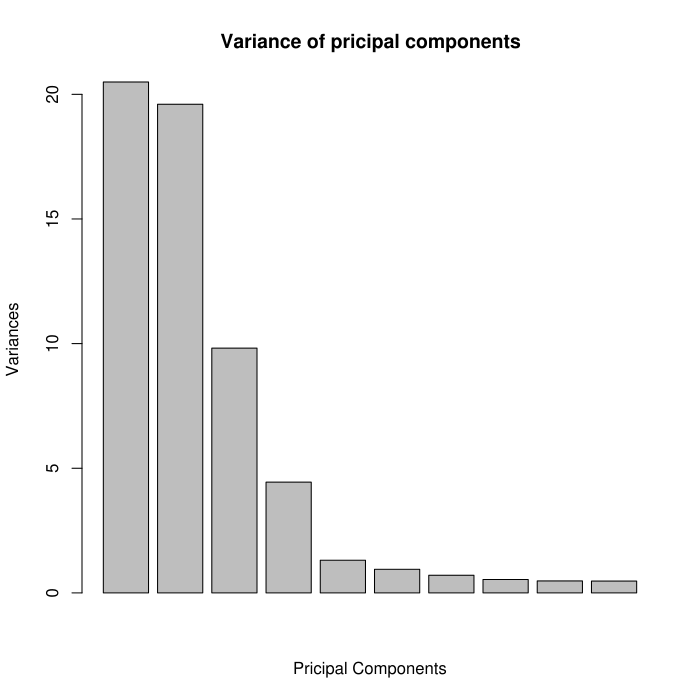

This figure's R source:
#!/usr/local/bin/Rscript --vanilla

# this script plots followings
# 1. PCA - variance
# 2. PCA - pc1/pc2 with vectors
# 3. PCA - pc1/pc2 without vectors
# 4. distance matrix
# 5. distance in 3D with respect to two ENVs

# lasted modifed 20080905

##############################################################################
########## READ DATA #########################################################
dist_table <- read.table("./64ESST.txt")
pca<-prcomp(dist_table, scale=TRUE);
summary(pca);
##############################################################################

#print out
#write.table(pca$sdev, file='pca.sdev.txt')
#write.table(pca$center, file='pca.center.txt')
#write.table(pca$scale, file='pca.scale.txt')
#write.table(pca$x, file='pca.x.txt')

##############################################################################
########## PLOT ##############################################################
#plot variances
plot(pca, main="Variance of pricipal components", xlab="Pricipal Components");
#draw PCA
biplot(pca, cex=0.6);
# pca in 2D
# plot PCA for 64 ENVs
plot(pca$x, main="PCA for 64 ENVs", type="n"); text(pca$x[,1], pca$x[,2], labels=rownames(pca$x), cex=0.7);
# append line at (0,0)
x<-c(0, 0);y<-c(min(pca$x[,2]), max(pca$x[,2]));lines(x,y,col="red", lty=2);
x<-c(min(pca$x[,1]),max(pca$x[,1],0));y<-c(0, 0);lines(x,y,col="red", lty=2);
# pca in 3D
#library(scatterplot3d)
pca3d<-scatterplot3d::scatterplot3d(x=pca$x[,1],y=pca$x[,2],z=pca$x[,3], type='n', xlab='PC1', ylab='PC2', zlab='PC3', main='PCA for 64 ENVs', col.grid="lightblue");
text(pca3d$xyz.convert(pca$x),  labels=rownames(pca$x), cex=0.6)
# draw a distance matrix
# as.matrix() converts data.frame to matrix where each row/colum is a named vector
x<-y<-(1:length(names(dist_table)));
image(x,y,as.matrix(dist_table), axes=FALSE,  main="Distance Matrix of 64 envrionments", xlab="Envrionments", ylab="Environments");
#label x-axis
axis(1, at=seq(1:length(names(dist_table))), labels=names(dist_table));
#label y-axis
axis(2, at=seq(1:length(names(dist_table))), labels=names(dist_table));
#others
#contour(as.matrix(dist_table), add=TRUE)
persp(as.matrix(dist_table))
##############################################################################


##############################################################################
################  COLOUR VECTOR (cv)  ########################################
# 1. By a proporstion of amino acids

num<- 64

#2. By solvent accessbility
#?charmatch
cv.sol<-vector()
for(i in grep('A', rownames(pca$x))) cv.sol[i]<-'blue'
for(i in grep('a', rownames(pca$x))) cv.sol[i]<-'red'

#2. By the class of secondary structure 
cv.ss<-vector()
for(i in grep('C', rownames(pca$x))) cv.ss[i]<-'green'
for(i in grep('E', rownames(pca$x))) cv.ss[i]<-'blue'
for(i in grep('H', rownames(pca$x))) cv.ss[i]<-'red'
for(i in grep('P', rownames(pca$x))) cv.ss[i]<-'black'

#3. By Hbonds (from side-chain)
#3.1 side chain to NH
cv.hb.n<-vector()
for(i in grep('N', rownames(pca$x))) cv.hb.n[i]<-'blue'
for(i in grep('n', rownames(pca$x))) cv.hb.n[i]<-'black'
#3.2 side chain to CO 
cv.hb.o<-vector()
for(i in grep('O', rownames(pca$x))) cv.hb.o[i]<-'red'
for(i in grep('o', rownames(pca$x))) cv.hb.o[i]<-'black'
#3.2 side chain to side-chain 
cv.hb.s<-vector()
for(i in grep('S', rownames(pca$x))) cv.hb.s[i]<-'green'
for(i in grep('s', rownames(pca$x))) cv.hb.s[i]<-'black'
#3.3 son vs non-son
cv.hb.son<-vector()
for(i in grep('son', rownames(pca$x))) cv.hb.son[i]<-'green'
for(i in setdiff(1:num, grep('son', rownames(pca$x)))) cv.hb.son[i]<-'black'
#3.4 "SON" "SOn" "SoN" "Son" "sON" "sOn" "soN" "son"
cv.hb<-vector()
hb.type<-c("SON"=1, "SOn"=2, "SoN"=3, "Son"=4, "sON"=5, "sOn"=6, "soN"=7, "son"=8)
for(i in names(hb.type)){
	for(j in grep(i, rownames(pca$x))) cv.hb[j]<-rainbow(length(hb.type))[hb.type[i]]
}
##############################################################################

#RGL (OpenGL)
#open3d()
library(rgl);

cv<-cv.prop;
cv<-cv.sol;
cv<-cv.ss;

cv<-cv.hb.n;
cv<-cv.hb.o;
cv<-cv.hb.s;
cv<-cv.hb.son;
cv<-cv.hb;

rgl::plot3d(pca$x, main='PCA for 64 ENV (distance matirx)', type='n'); text3d(pca$x, text=rownames(pca$x), cex=0.6, col=palette(cv)); bg3d("lightgray")
